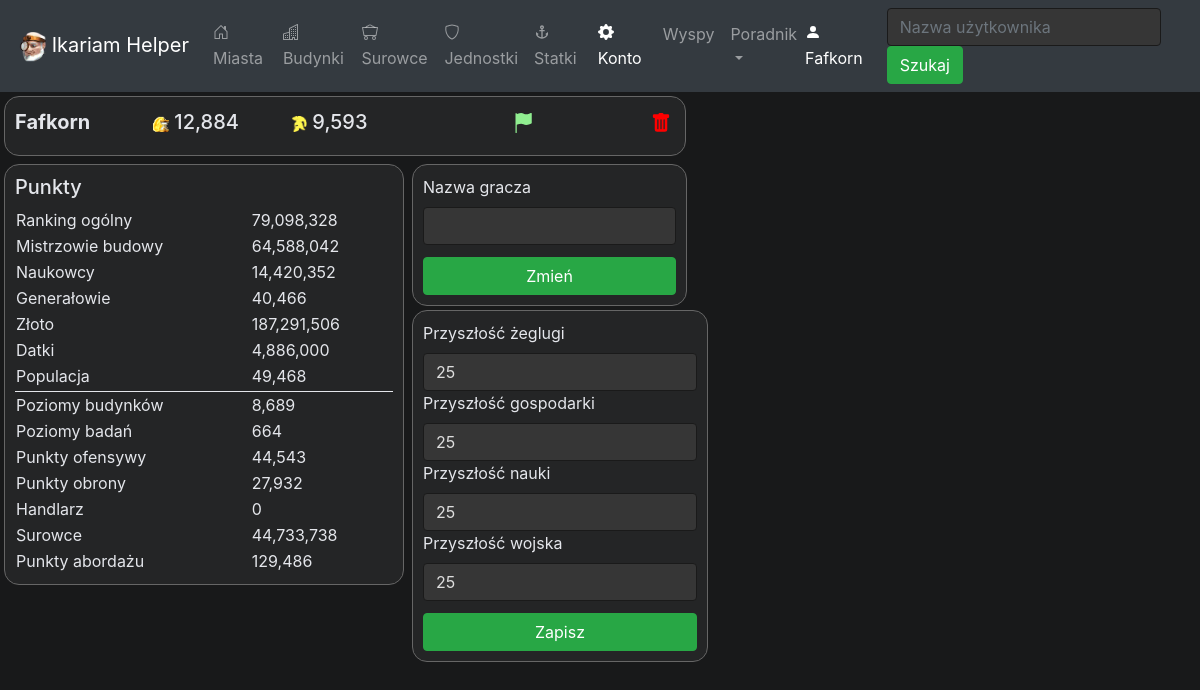
Screenshot of /helper/users/account/1 with the database file from the repository.
### helper/models.py (models this page shows, shortened)
class User(models.Model):
    user_name = models.CharField(max_length=50)
    shipping_future = models.IntegerField(default=0)
    economy_future = models.IntegerField(default=0)
    science_future = models.IntegerField(default=0)
    military_future = models.IntegerField(default=0)
    score = models.IntegerField(default=0)
    master_builders = models.IntegerField(default=0)
    building_levels = models.IntegerField(default=0)
    scientists = models.IntegerField(default=0)
    research_level = models.IntegerField(default=0)
    generals = models.IntegerField(default=0)
    gold = models.IntegerField(default=0)
    offensive = models.IntegerField(default=0)
    defensive = models.IntegerField(default=0)
    trading = models.IntegerField(default=0)
    resources = models.IntegerField(default=0)
    donations = models.IntegerField(default=0)
    piracy = models.IntegerField(default=0)
    alliance = models.CharField(max_length=50, default='')
    last_visit = models.DateTimeField(default=datetime(2015, 10, 9, 23, 55, 59, 342380))
    def get_population(self):
        return self.score - (self.master_builders + self.scientists + self.generals)

### helper/views/user_account.py (the view)
# urls.py: path('users/account/<int:pk>', user_account.UserAccountView.as_view(), name='user_account'),
class UserAccountView(generic.DetailView):
    template_name = 'helper/user_account.html'
    model = User
    def get_context_data(self, **kwargs):
        context = super(UserAccountView, self).get_context_data()
        user_id = context['user'].id
        costs_units_discount = 1.0 - context['user'].military_future * 0.02 - 0.14
        costs_ships_discount = 1.0 - context['user'].shipping_future * 0.02 - 0.14
        context['towns'] = Town.objects.filter(user__id=user_id).order_by('island')
        context['sum_points'] = int(get_sum_units_points(user_id) + get_sum_ships_points(user_id))
        context['sum_costs'] = int(get_sum_units_costs(user_id)*costs_units_discount +
                                   get_sum_ships_costs(user_id)*costs_ships_discount)
        context['nav_active'] = 'user_account'
        return context

### helper/templatetags/helper_extras.py (called while the page is built)
@register.filter
def number_commas(number):
    return re.sub("(\d)(?=(\d{3})+(?!\d))", r"\1,", "%d" % number)

### helper/views/user_ships.py (called while the page is built)
def get_sum_ships_points(user_id):
    cursor = connection.cursor()
    cursor.execute(
            "SELECT SUM(si.number * s.points)"
            "FROM helper_shipinstance AS si "
            "INNER JOIN helper_ship as s ON si.ship_id == s.id "
            "INNER JOIN helper_town as t ON si.town_id == t.id "
            "WHERE t.user_id == %s  ", [user_id])
    results = cursor.fetchall()
    if results[0][0] is None:
        return 0
    return results[0][0]

def get_sum_ships_costs(user_id):
    cursor = connection.cursor()
    cursor.execute(
        "SELECT SUM(si.number * s.hour_costs)"
        "FROM helper_shipinstance AS si "
        "INNER JOIN helper_ship as s ON si.ship_id == s.id "
        "INNER JOIN helper_town as t ON si.town_id == t.id "
        "WHERE t.user_id == %s  ", [user_id])
    results = cursor.fetchall()
    if results[0][0] is None:
        return 0
    return results[0][0]

### helper/views/user_units.py (called while the page is built)
def get_sum_units_points(user_id):
    cursor = connection.cursor()
    cursor.execute(
            "SELECT SUM(ui.number * u.points)"
            "FROM helper_unitinstance AS ui "
            "INNER JOIN helper_unit as u ON ui.unit_id == u.id "
            "INNER JOIN helper_town as t ON ui.town_id == t.id "
            "WHERE t.user_id == %s  ", [user_id])
    results = cursor.fetchall()
    if results[0][0] is None:
        return 0
    return results[0][0]

def get_sum_units_costs(user_id):
    cursor = connection.cursor()
    cursor.execute(
        "SELECT SUM(ui.number * u.hour_costs)"
        "FROM helper_unitinstance AS ui "
        "INNER JOIN helper_unit as u ON ui.unit_id == u.id "
        "INNER JOIN helper_town as t ON ui.town_id == t.id "
        "WHERE t.user_id == %s  ", [user_id])
    results = cursor.fetchall()
    if results[0][0] is None:
        return 0
    return results[0][0]

### helper/templates/helper/user_account.html (shortened to what this page needs)
{% extends "base.html" %}
{% block head %}
        {% load static %}
        <link rel="stylesheet" type="text/css" href="{% static 'helper/user_account.css' %}">
        {% load helper_extras %}
{% endblock %}
{% block content %}
    {% load widget_tweaks %}
    {% include "helper/navigation.html" %}
    <div class="">
        <div class="main-div" style="width: 682px;">
            <div class="row">
                <div class="col">
                     <h5 style="font-weight: 700;">{{user.user_name}}</h5>
                </div>
                <div class="col">
                    <h5><img src="{% static "helper/upkeep.png" %}" alt="something" width="16px" height="16"> {{sum_costs|number_commas}}</h5>
                </div>
                <div class="col">
                    <h5><img src="{% static "helper/army.png" %}" alt="something" width="16px" height="16"> {{sum_points|number_commas}}</h5>
                </div>
                <div class="col">
                    <form action="{% url 'helper:enable_towns' user.id %}" method="post">
                        <button title="Uaktualnij dane" type="submit" class="btn btn-success update-button" method="post">
                        </button>
                    </form>
                </div>
                <div class="col">
                    <form action="{% url 'helper:delete_user' user.id %}" method="post" onsubmit="window.delete()">
                        <button title="Usuń gracza" type="submit" class="btn btn-danger delete-button" method="post">
                        </button>
                    </form>
                </div>
            </div>
        </div>
        <div class="main-div player-info-div">
            <h5>Punkty</h5>
            <table>
                <tr>
                    <td>Ranking ogólny</td>
                    <td>{{user.score|number_commas}}</td>
                </tr>
                <tr>
                    <td>Mistrzowie budowy</td>
                    <td>{{user.master_builders|number_commas}}</td>
                </tr>
                <tr>
                    <td>Naukowcy</td>
                    <td>{{user.scientists|number_commas}}</td>
                </tr>
                <tr>
                    <td>Generałowie</td>
                    <td>{{user.generals|number_commas}}</td>
                </tr>
                <tr>
                    <td>Złoto</td>
                    <td>{{user.gold|number_commas}}</td>
                </tr>
                <tr>
                    <td>Datki</td>
                    <td>{{user.donations|number_commas}}</td>
                </tr>
                <tr>
                    <td>Populacja</td>
                    <td>{{user.get_population|number_commas}}</td>
                </tr>
                <tr class="break-line">
                    <td colspan="100%"></td>
                </tr>
                <tr>
                    <td>Poziomy budynków</td>
                    <td>{{user.building_levels|number_commas}}</td>
                </tr>
                <tr>
                    <td>Poziomy badań</td>
                    <td>{{user.research_level|number_commas}}</td>
                </tr>
                <tr>
                    <td>Punkty ofensywy</td>
                    <td>{{user.offensive|number_commas}}</td>
                </tr>
                <tr>
                    <td>Punkty obrony</td>
                    <td>{{user.defensive|number_commas}}</td>
                </tr>
                <tr>
                    <td>Handlarz</td>
                    <td>{{user.trading|number_commas}}</td>
                </tr>
                <tr>
                    <td>Surowce</td>
                    <td>{{user.resources|number_commas}}</td>
                </tr>
                <tr>
                    <td>Punkty abordażu</td>
                    <td>{{user.piracy|number_commas}}</td>
                </tr>
            </table>
        </div>
        <div class="">
            <div class="add-town-edit-user-div">
                <div class="main-div edit-name-div">
                    <form action="{% url 'helper:edit_user_name' user.id %}" method="post">
                        <label>Nazwa gracza</label>
                        <input class="form-control"  maxlength="50" type="text" name="user_name"/>
                        <button class="btn btn-success add-button" type="submit" >Zmień</button>
                    </form>
                </div>
                <div class="main-div">
                    <form action="{% url 'helper:save_researches' user.id %}" method="post">
                        <label >Przyszłość żeglugi</label>
                        <input class="form-control" type="number" value="{{user.shipping_future}}" name="shipping_future"/>
                        <label >Przyszłość gospodarki</label>
                        <input class="form-control" type="number" value="{{user.economy_future}}" name="economy_future"/>
                        <label >Przyszłość nauki</label>
                        <input class="form-control" type="number" value="{{user.science_future}}" name="science_future"/>
                        <label >Przyszłość wojska</label>
                        <input class="form-control" type="number" value="{{user.military_future}}" name="military_future"/>
                        <button  class="btn btn-success add-button" type="submit">Zapisz</button>
                    </form>
                </div>
            </div>
        </div>
    </div>
{% endblock %}

### helper/templates/helper/navigation.html (shortened to what this page needs)
{% load widget_tweaks %}
{% load static %}
<link rel="stylesheet" type="text/css" href="{% static 'helper/navigation.css' %}">
<nav class="navbar navbar-expand-lg navbar-dark bg-dark">
        <a class="navbar-brand" href="{% url 'helper:users' %}">
            <img style="margin: 0px;" src="{% static "helper/icon.png" %}" alt="something" width="30px" height="30" >
            Ikariam Helper
        </a>
        <ul class="navbar-nav mr-auto">
            <li class="nav-item {% if nav_active == 'user_towns' %}active{% endif %}">
                <a class="nav-link" href="{% url 'helper:user_towns' user.id %}">
                    Miasta
                </a>
            </li>
            <li class="nav-item {% if nav_active == 'user_buildings' %}active{% endif %}">
                <a class="nav-link" href="{% url 'helper:user_buildings' user.id %}">
                    Budynki
                </a>
            </li>
            <li class="nav-item {% if nav_active == 'user_resources' %}active{% endif %}">
                <a class="nav-link" href="{% url 'helper:user_resources' user.id %}">
                    Surowce
                </a>
            </li>
            <li class="nav-item {% if nav_active == 'user_units' %}active{% endif %}">
                <a class="nav-link" href="{% url 'helper:user_units' user.id %}">
                    Jednostki
                </a>
            </li>
            <li class="nav-item {% if nav_active == 'user_ships' %}active{% endif %}">
                <a class="nav-link" href="{% url 'helper:user_ships' user.id %}">
                    Statki
                </a>
            </li>
            <li class="nav-item {% if nav_active == 'user_account' %}active{% endif %}" >
                <a class="nav-link" href="{% url 'helper:user_account' user.id %}">
                    Konto
                </a>
            </li>
            <li class="nav-item {% if nav_active == 'islands' %}active{% endif %}">
                <a class="nav-link" href="{% url 'helper:islands' user.id %}">
                    Wyspy
                </a>
            </li>
            <li class="nav-item dropdown  {% if nav_active == 'guide' %}active{% endif %}" >
                <a class="nav-link dropdown-toggle" href="#" id="navbarDropdown" role="button" data-toggle="dropdown" aria-haspopup="true" aria-expanded="false">
                  Poradnik
                </a>
            </li>
        </ul>
        <ul class="navbar-nav ml-auto">
            <li class="nav-item active" style="margin-right: 20px; color: #fff;">
                <svg width="1em" height="1em" viewBox="0 0 16 16" class="bi bi-person-fill" fill="currentColor" xmlns="http://www.w3.org/2000/svg">
                    <path fill-rule="evenodd" d="M3 14s-1 0-1-1 1-4 6-4 6 3 6 4-1 1-1 1H3zm5-6a3 3 0 1 0 0-6 3 3 0 0 0 0 6z"/>
                </svg>
                {{user.user_name}}
            </li>
        </ul>
        <form class="form-inline my-2 my-lg-0" action="{% url 'helper:users'%}" method="get">
            <input type="search" class="form-control mr-sm-2" name="username_search" placeholder="Nazwa użytkownika">
            <button type="submit" class="btn btn-success btn-action">Szukaj</button>
        </form>
    </nav>

### helper/static/helper/user_account.css (style rules this page uses)
body { background: #18191a; text-decoration:none; box-sizing: border-box; }
.main-div { background: #242526; border: 1px solid #666; margin: 4px; border-radius: 15px; padding: 10px; color: #e4e6eb; }
.player-info-div { float: left; width: 400px; }
.edit-name-div { width: 275px; }
.add-town-edit-user-div { float: left; display: inline-block; }
table { width: 100%; }
.delete-button { background-color: Transparent; background-repeat:no-repeat; border: none; cursor:pointer; overflow: hidden; outline:none; font-size: 20px; padding: 0; float: right; margin: 4px; color: red; }
.update-button { background-color: Transparent; background-repeat:no-repeat; border: none; cursor:pointer; overflow: hidden; outline:none; font-size: 20px; padding: 0; float: right; margin: 4px; color: lightgreen; }
.add-button { margin-top: 12px; display: inline; width: 100%; }
.break-line { border-bottom:1px solid #e4e6eb; margin-top: 2px; margin-bottom: 2px; }
.form-control { background: #363636; border-color: #1a1a1a; color: #ddd; }
.row { display: flex; align-items: center; justify-content: center; }

### helper/static/helper/navigation.css (style rules this page uses)
.form-control { background: #363636; border-color: #1a1a1a; color: #ddd; }

### rows the page displays
User: user_name "Fafkorn", score|number_commas "79,098,328", master_builders|number_commas "64,588,042", scientists|number_commas "14,420,352", generals|number_commas "40,466", gold|number_commas "187,291,506", donations|number_commas "4,886,000", get_population|number_commas "49,468", building_levels|number_commas "8,689", research_level|number_commas "664", offensive|number_commas "44,543", defensive|number_commas "27,932", trading|number_commas "0", resources|number_commas "44,733,738", piracy|number_commas "129,486", shipping_future "25", economy_future "25", science_future "25", military_future "25"

### other values shown
{{ sum_costs|number_commas }} "12,884"
{{ sum_points|number_commas }} "9,593"
